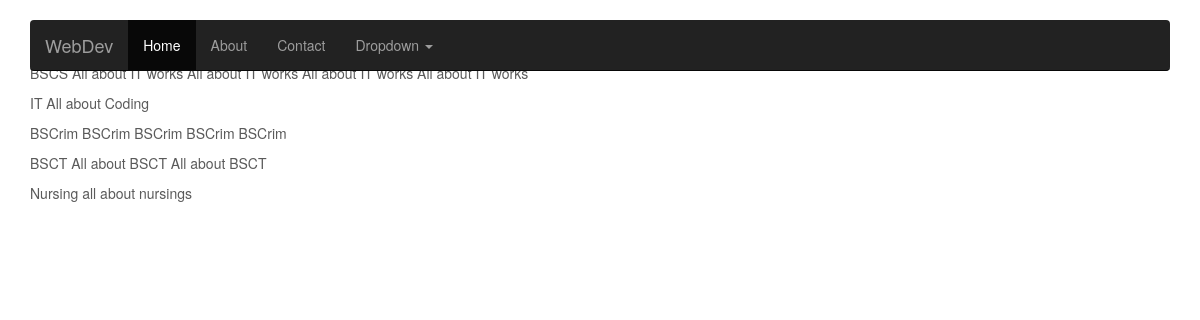
Page /courses/ on the committed database.
### student/models.py (models this page shows, shortened)
class Course(models.Model):
	course_name = models.CharField(max_length=100)
	description = models.TextField(max_length=500)
	subjects = models.ManyToManyField("Subject", related_name="Courses")

### student/views.py (the view)
# urls.py: url(r'^courses/$', CourseList.as_view(), name='courses'),
class CourseList(View):
	def get(self, request):
		courses = Course.objects.all()
		context = {
			'courses': courses,
		}
		return render(request, "course.html", context)

### student/templates/course.html
{% extends "base.html" %}
{% block content %}
   <h2>Course</h2>
	{% for course in courses %}
	<p>{{ course.course_name}} {{ course.description}} </p>
	{% endfor %}
{% endblock %}

### form/static/css/carousel.css (style rules this page uses)
body { padding-bottom: 40px; color: #5a5a5a; }

### form/static/css/theme.css (style rules this page uses)
body { padding-bottom: 40px; color: #5a5a5a; }

### rows in the picture
Course: course_name "BSCS", description "All about IT works All about IT works All about IT works All about IT works"
Course: course_name "IT", description "All about Coding"
Course: course_name "BSCrim", description "BSCrim BSCrim BSCrim BSCrim"
Course: course_name "BSCT", description "All about BSCT All about BSCT"
Course: course_name "Nursing", description "all about nursings"
